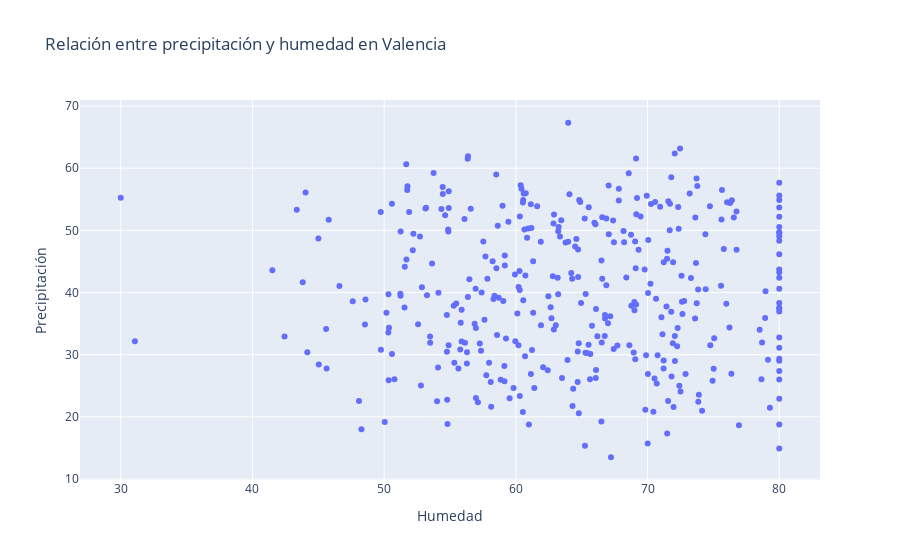

Here is the notebook cell this chart was saved with:
### Code cell
import numpy as np
import pandas as pd
import plotly.graph_objects as go


clima_df = pd.read_csv("datos_climaticos.csv")
clima_valencia_df = clima_df[clima_df["Ciudad"] == "Valencia"]
fechas = clima_valencia_df["Fecha"].to_numpy()
fig = go.Figure()

#Utilizar una gráfica de dispersión para analizar la relación entre la precipitación y la humedad en una ciudad Valencia.

fig.add_trace(
      go.Scatter(
          y = clima_valencia_df["Precipitación"],
          x = clima_valencia_df["Humedad"],
          mode = "markers",
          name = 'Lineas'
      ))

fig.update_layout(
    title = "Relación entre precipitación y humedad en Valencia",
    yaxis_title = "Precipitación",
    xaxis_title = "Humedad"
)

fig.show()

### Figure 1 — Plotly figure (JSON) as saved in the notebook; plotly's stock layout.template omitted (floating-point values rounded to 4 significant figures; data arrays with more than 128 entries replaced by an {"elided": "..."} marker saying what was removed)
{"data": [{"mode": "markers", "name": "Lineas", "type": "scatter", "x": {"elided": "366 float values"}, "y": {"elided": "366 float values"}}], "layout": {"title": {"text": "Relación entre precipitación y humedad en Valencia"}, "xaxis": {"title": {"text": "Humedad"}}, "yaxis": {"title": {"text": "Precipitación"}}}}
